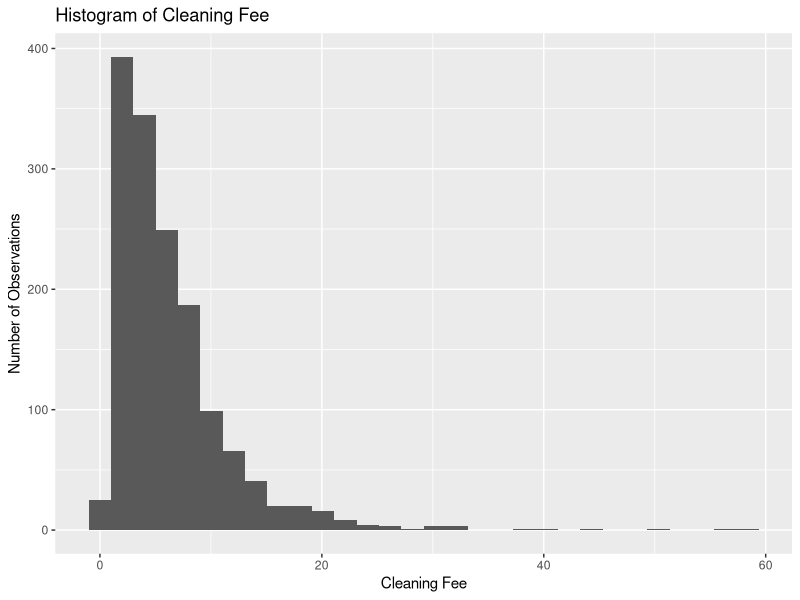

This chart was generated by the following R code:
## ---- chunk 1
knitr::opts_chunk$set(echo = TRUE)
library(tidyverse)
library(stringr)
library(knitr)
library(skimr)
library(broom)
## ---- chunk 2
airbnb <- read_csv("listings.csv")
## ---- chunk 3
airbnb <- airbnb %>% 
  mutate(cleaning_fee = price * 0.02)

glimpse(airbnb)
## ---- chunk 4
ggplot(data = airbnb, aes(x = cleaning_fee)) +
  geom_histogram() +
  labs(x = "Cleaning Fee",
       y = "Number of Observations",
       title = "Histogram of Cleaning Fee")
## ---- chunk 5
airbnb %>% 
  summarise(mean = mean(cleaning_fee),
            median = median(cleaning_fee),
            std_dev = sd(cleaning_fee),
            iqr = IQR(cleaning_fee))
## ---- chunk 6
count(airbnb, neighbourhood)
## ---- chunk 7
airbnb <- airbnb %>% 
  mutate(neigh_simp = fct_lump_n(neighbourhood, n=3))
count(airbnb, neigh_simp)
## ---- chunk 8
count(airbnb, minimum_nights)
## ---- chunk 9
airbnb <- airbnb %>% 
  filter(minimum_nights <= 3)
count(airbnb,minimum_nights)
## ---- chunk 10
airbnb <- airbnb %>% 
  mutate(price_3_nights = price * 3 + cleaning_fee)

## ---- chunk 11
model <- lm(price_3_nights ~ neigh_simp + number_of_reviews + reviews_per_month, data = airbnb)

tidy(model, conf.int = TRUE) %>%
  kable(format = "markdown", digits = 3)
